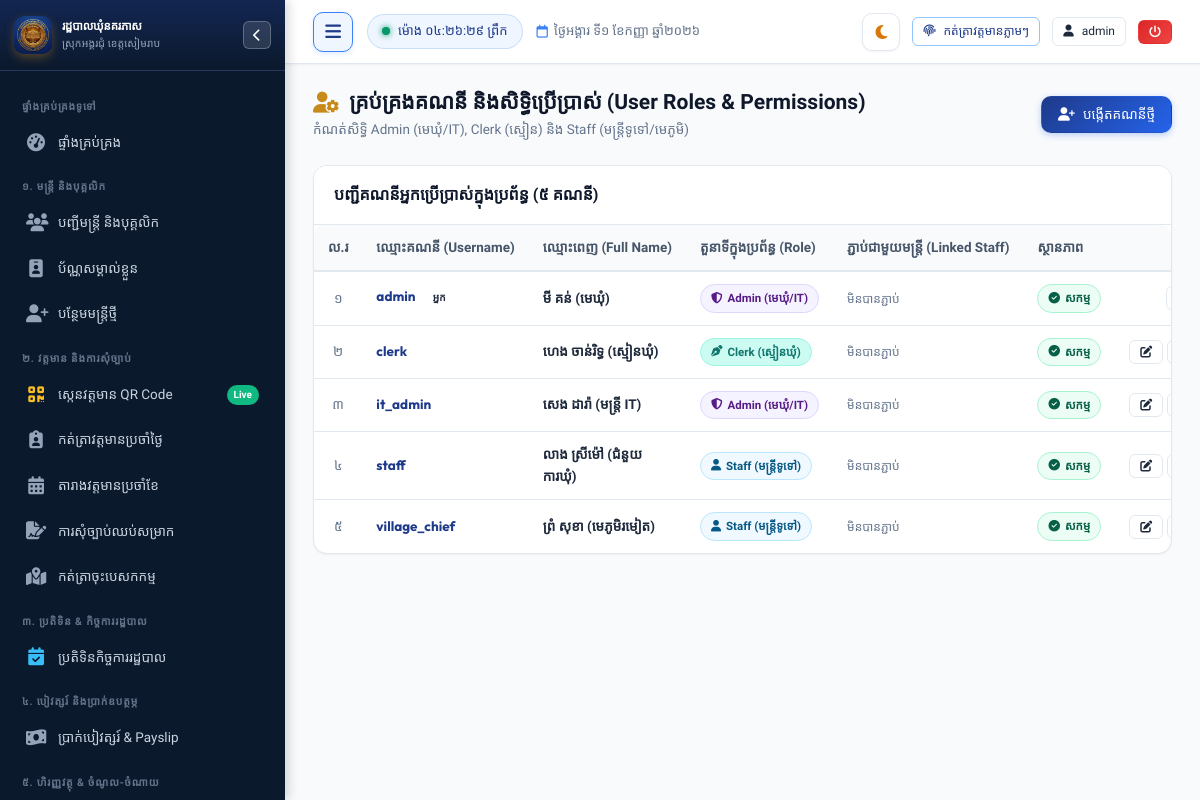
The app's page /settings/users (signed in), older data.
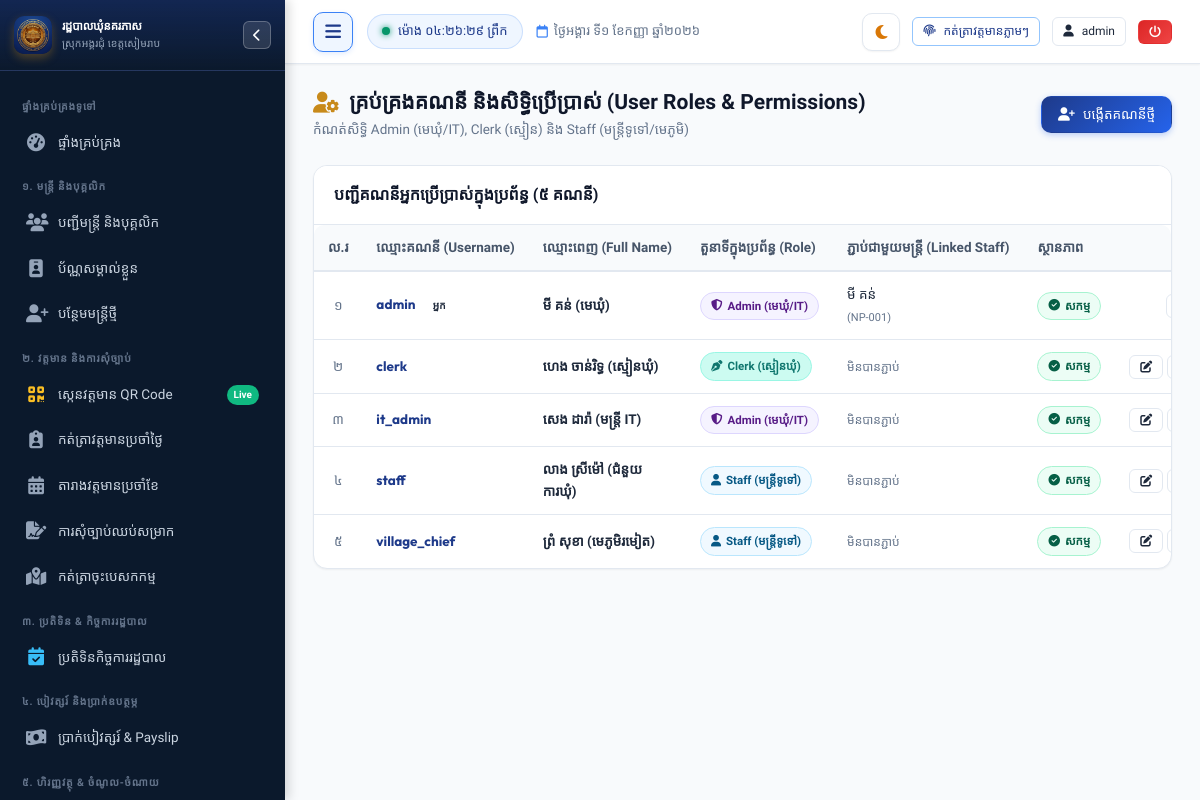
The same page, newer data.
### tables this page shows
CREATE TABLE users (
        id INTEGER PRIMARY KEY AUTOINCREMENT,
        username TEXT UNIQUE NOT NULL,
        password_hash TEXT NOT NULL,
        full_name TEXT NOT NULL,
        role TEXT NOT NULL DEFAULT 'staff', -- 'admin', 'clerk', 'staff'
        staff_id INTEGER,
        avatar TEXT,
        is_active INTEGER DEFAULT 1,
        created_at TIMESTAMP DEFAULT CURRENT_TIMESTAMP,
        FOREIGN KEY (staff_id) REFERENCES staff (id) ON DELETE SET NULL
    );

CREATE TABLE staff (
        id INTEGER PRIMARY KEY AUTOINCREMENT,
        officer_code TEXT UNIQUE NOT NULL,
        name_kh TEXT NOT NULL,
        name_en TEXT NOT NULL,
        gender TEXT NOT NULL, -- 'ប្រុស', 'ស្រី'
        dob TEXT NOT NULL,
        national_id TEXT,
        phone TEXT,
        email TEXT,
        village TEXT NOT NULL,
        commune TEXT DEFAULT 'នគរភាស',
        district TEXT DEFAULT 'វ៉ារិន',
        province TEXT DEFAULT 'សៀមរាប',
        address TEXT,
        category TEXT NOT NULL, -- 'council', 'clerk', 'contract', 'village'
        position_title_kh TEXT NOT NULL,
        position_title_en TEXT,
        cadre_level TEXT, -- កម្រិតក្របខណ្ឌ
        appointment_date TEXT,
        contract_end_date TEXT,
        base_salary REAL DEFAULT 0,
        position_allowance REAL DEFAULT 0,
        family_allowance REAL DEFAULT 0,
        education_level TEXT,
        photo TEXT,
        status TEXT DEFAULT 'active', -- 'active', 'resigned', 'retired', 'suspended'
        emergency_contact TEXT,
        notes TEXT,
        created_at TIMESTAMP DEFAULT CURRENT_TIMESTAMP,
        updated_at TIMESTAMP DEFAULT CURRENT_TIMESTAMP
    );

### app.py (the view, shortened to what this page needs)
@app.route("/settings/users", methods=["GET", "POST"])
@admin_required
def settings_users():
    conn = get_db()
    cursor = conn.cursor()
    cursor.execute("""
        SELECT u.*, s.name_kh as linked_staff_name, s.officer_code
        FROM users u
        LEFT JOIN staff s ON u.staff_id = s.id
        ORDER BY u.id
    """)
    users = cursor.fetchall()
    cursor.execute("SELECT id, officer_code, name_kh, position_title_kh FROM staff WHERE status = 'active' ORDER BY name_kh")
    active_staff = cursor.fetchall()
    conn.close()
    return render_template("settings/users.html", users=users, active_staff=active_staff)

### app.py (called while the page is built, shortened)
@app.teardown_appcontext
def teardown_db(exception=None):
    close_db_connection(exception)

@app.after_request
def add_cache_headers(response):
    if request.path.startswith('/static/css') or request.path.startswith('/static/js'):
        response.headers['Cache-Control'] = 'no-cache, must-revalidate'
    elif request.path.startswith('/static') or request.path == '/favicon.ico':
        response.headers['Cache-Control'] = 'public, max-age=86400'
    return response

@app.before_request
def ensure_database_ready():
    if request.path.startswith('/static') or request.path == '/favicon.ico':
        return

@app.template_filter("kh_num")
def kh_num_filter(val):
    return to_khmer_num(val)

### database.py (called while the page is built, shortened)
def _raw_create_connection():
    conn = sqlite3.connect(DB_PATH)
    conn.row_factory = sqlite3.Row
    conn.execute("PRAGMA foreign_keys = ON")
    conn.execute("PRAGMA journal_mode = WAL")
    conn.execute("PRAGMA synchronous = NORMAL")
    conn.execute("PRAGMA cache_size = -64000")
    return SqliteConnectionWrapper(conn)

def get_db():
    global _DB_SCHEMA_INITIALIZED
    conn = None
    try:
        from flask import g, has_request_context
        if has_request_context():
            if not hasattr(g, 'db') or g.db is None:
                g.db = _raw_create_connection()
            conn = g.db
    except ImportError:
        pass
    if conn is None:
        conn = _raw_create_connection()
    if not _DB_SCHEMA_INITIALIZED:
        _DB_SCHEMA_INITIALIZED = True
        try:
            init_db(conn)
        except Exception as e:
            print(f"[Auto Schema Init Notice] {e}")
    return conn

def close_db_connection(e=None):
    try:
        from flask import g, has_request_context
        if has_request_context():
            db = getattr(g, 'db', None)
            if db is not None:
                g.db = None
                db._real_close()
    except ImportError:
        pass

    def cursor(self):
        return self._conn.cursor()

    def close(self):
        try:
            from flask import g, has_request_context
            if has_request_context() and getattr(g, 'db', None) is self:
                return
        except ImportError:
            pass
        self._real_close()

### templates/settings/users.html (shortened to what this page needs)
{% extends "base.html" %}
{% block content %}
<div class="page-header">
  <div class="page-header-title">
    <h1>
      <i class="fa-solid fa-user-gear text-gold"></i>
      <span>គ្រប់គ្រងគណនី និងសិទ្ធិប្រើប្រាស់ (User Roles & Permissions)</span>
    </h1>
    <p>កំណត់សិទ្ធិ Admin (មេឃុំ/IT), Clerk (ស្មៀន) និង Staff (មន្ត្រីទូទៅ/មេភូមិ)</p>
  </div>
  <div class="page-actions">
    <button class="btn btn-primary" data-modal-target="addUserModal">
      <i class="fa-solid fa-user-plus"></i>
      <span>បង្កើតគណនីថ្មី</span>
    </button>
  </div>
</div>
<div class="card">
  <div class="card-header">
    <div class="card-title">
      <span>បញ្ជីគណនីអ្នកប្រើប្រាស់ក្នុងប្រព័ន្ធ ({{ users | length | kh_num }} គណនី)</span>
    </div>
  </div>
  <div class="card-body" style="padding: 0;">
    <div class="table-responsive">
      <table class="custom-table">
        <thead>
          <tr>
            <th style="width: 50px; text-align: center;">ល.រ</th>
            <th>ឈ្មោះគណនី (Username)</th>
            <th>ឈ្មោះពេញ (Full Name)</th>
            <th>តួនាទីក្នុងប្រព័ន្ធ (Role)</th>
            <th>ភ្ជាប់ជាមួយមន្ត្រី (Linked Staff)</th>
            <th>ស្ថានភាព</th>
            <th style="text-align: center; width: 220px;">សកម្មភាព</th>
          </tr>
        </thead>
        <tbody>
          {% for u in users %}
          <tr>
            <td style="text-align: center; color: var(--text-muted);">{{ loop.index | kh_num }}</td>
            <td>
              <strong style="font-family: var(--font-latin); color: var(--primary);">{{ u.username }}</strong>
              {% if u.id == session.user_id %}
              <span class="badge badge-gold" style="font-size: 10px; margin-left: 4px;">អ្នក</span>
              {% endif %}
            </td>
            <td><strong>{{ u.full_name }}</strong></td>
            <td>
              {% if u.role == 'admin' %}
              <span class="badge badge-purple"><i class="fa-solid fa-shield-halved"></i> Admin (មេឃុំ/IT)</span>
              {% elif u.role == 'clerk' %}
              <span class="badge badge-clerk"><i class="fa-solid fa-pen-nib"></i> Clerk (ស្មៀនឃុំ)</span>
              {% else %}
              <span class="badge badge-info"><i class="fa-solid fa-user"></i> Staff (មន្ត្រីទូទៅ)</span>
              {% endif %}
            </td>
            <td>
              {% if u.linked_staff_name %}
              <div>{{ u.linked_staff_name }}</div>
              <span style="font-size: 11px; color: var(--text-muted);">({{ u.officer_code }})</span>
              {% else %}
              <span style="color: var(--text-muted); font-size: 12px;">មិនបានភ្ជាប់</span>
              {% endif %}
            </td>
            <td>
              {% if u.is_active %}
              <span class="badge badge-success"><i class="fa-solid fa-circle-check"></i> សកម្ម</span>
              {% else %}
              <span class="badge badge-danger"><i class="fa-solid fa-circle-xmark"></i> អសកម្ម</span>
              {% endif %}
            </td>
            <td style="text-align: center;">
              <div style="display: flex; gap: 4px; justify-content: center; align-items: center;">
                <button type="button" class="btn btn-sm btn-outline btn-edit-user"
                        data-user-id="{{ u.id }}"
                        data-username="{{ u.username }}"
                        data-fullname="{{ u.full_name }}"
                        data-role="{{ u.role }}"
                        data-staff-id="{{ u.staff_id or '' }}"
                        title="កែប្រែព័ត៌មាន">
                  <i class="fa-solid fa-pen-to-square"></i>
                </button>
                <button type="button" class="btn btn-sm btn-outline btn-reset-pwd"
                        data-user-id="{{ u.id }}"
                        data-username="{{ u.username }}"
                        data-fullname="{{ u.full_name }}"
                        title="ប្តូរពាក្យសម្ងាត់">
                </button>
              </div>
            </td>
          </tr>
          {% endfor %}
        </tbody>
      </table>
    </div>
  </div>
</div>
{% endblock %}

### templates/base.html (shortened to what this page needs)
<!DOCTYPE html>
<html lang="km">
<head>
  <link rel="stylesheet" href="https://cdnjs.cloudflare.com/ajax/libs/font-awesome/6.5.1/css/all.min.css">
  <link rel="stylesheet" href="{{ url_for('static', filename='css/style.css') }}?v=20260828-v20">
</head>
<body>
  <div class="app-container">
    <aside id="app-sidebar" class="sidebar">
      <div class="sidebar-header">
        <div class="sidebar-logo-icon" style="background: transparent; overflow: hidden; padding: 0;">
          <img src="{{ url_for('static', filename='img/app-icon.png') }}" alt="Logo" style="width: 100%; height: 100%; object-fit: cover; border-radius: 8px;">
        </div>
        <div class="sidebar-title-box">
          <h3>រដ្ឋបាលឃុំនគរភាស</h3>
          <p>ស្រុកអង្គរជុំ ខេត្តសៀមរាប</p>
        </div>
        <button type="button" id="sidebar-close-btn" class="sidebar-header-hide-btn" aria-label="លាក់ម៉ឺនុយ"
          title="លាក់/បិទផ្ទាំងម៉ឺនុយ (Hide Sidebar)">
          <i class="fa-solid fa-chevron-left"></i>
        </button>
      </div>
      <div class="sidebar-menu">
        <div class="menu-category">ផ្ទាំងគ្រប់គ្រងទូទៅ</div>
        <a href="{{ url_for('dashboard') }}"
          class="nav-link {% if request.path == '/' or request.path == '/dashboard' %}active{% endif %}">
          <i class="fa-solid fa-gauge-high"></i>
          <span>ផ្ទាំងគ្រប់គ្រង</span>
        </a>
        <div class="menu-category">១. មន្ត្រី និងបុគ្គលិក</div>
        <a href="{{ url_for('staff_list') }}" class="nav-link {% if request.path == '/staff' %}active{% endif %}">
          <i class="fa-solid fa-users"></i>
          <span>បញ្ជីមន្ត្រី និងបុគ្គលិក</span>
        </a>
        <a href="{{ url_for('staff_id_cards_batch') }}"
          class="nav-link {% if request.path == '/staff/id-cards' or '/id-card' in request.path %}active{% endif %}">
          <i class="fa-solid fa-id-badge"></i>
          <span>ប័ណ្ណសម្គាល់ខ្លួន</span>
        </a>
        {% if session.role in ['admin', 'clerk'] %}
        <a href="{{ url_for('staff_create') }}" class="nav-link {% if request.path == '/staff/new' %}active{% endif %}">
          <i class="fa-solid fa-user-plus"></i>
          <span>បន្ថែមមន្ត្រីថ្មី</span>
        </a>
        {% endif %}
        <div class="menu-category">២. វត្តមាន និងការសុំច្បាប់</div>
        <a href="{{ url_for('attendance_scan') }}"
          class="nav-link {% if request.path == '/attendance/scan' %}active{% endif %}">
          <i class="fa-solid fa-qrcode" style="color: #fbbf24;"></i>
          <span>ស្កេនវត្តមាន QR Code</span>
          <span class="nav-badge" style="background: #10b981; color: #ffffff; font-size: 10px;">Live</span>
        </a>
        <a href="{{ url_for('attendance_daily') }}"
          class="nav-link {% if request.path == '/attendance/daily' %}active{% endif %}">
          <i class="fa-solid fa-clipboard-user"></i>
          <span>កត់ត្រាវត្តមានប្រចាំថ្ងៃ</span>
        </a>
        <a href="{{ url_for('attendance_monthly') }}"
          class="nav-link {% if request.path == '/attendance/monthly' %}active{% endif %}">
          <i class="fa-solid fa-calendar-days"></i>
          <span>តារាងវត្តមានប្រចាំខែ</span>
        </a>
        <a href="{{ url_for('leave_list') }}"
          class="nav-link {% if request.path.startswith('/leave') %}active{% endif %}">
          <i class="fa-solid fa-file-signature"></i>
          <span>ការសុំច្បាប់ឈប់សម្រាក</span>
        </a>
        <a href="{{ url_for('mission_list') }}"
          class="nav-link {% if request.path.startswith('/missions') %}active{% endif %}">
          <i class="fa-solid fa-map-location-dot"></i>
          <span>កត់ត្រាចុះបេសកកម្ម</span>
        </a>
        <div class="menu-category">៣. ប្រតិទិន & កិច្ចការរដ្ឋបាល</div>
        <a href="{{ url_for('calendar_index') }}"
          class="nav-link {% if request.path.startswith('/calendar') %}active{% endif %}">
          <i class="fa-solid fa-calendar-check" style="color: #38bdf8;"></i>
          <span>ប្រតិទិនកិច្ចការរដ្ឋបាល</span>
        </a>
        <div class="menu-category">៤. បៀវត្សរ៍ និងប្រាក់ឧបត្ថម្ភ</div>
        <a href="{{ url_for('payroll_list') }}"
          class="nav-link {% if request.path.startswith('/payroll') %}active{% endif %}">
          <i class="fa-solid fa-money-bill-wave"></i>
          <span>ប្រាក់បៀវត្សរ៍ & Payslip</span>
        </a>
        <div class="menu-category">៥. ហិរញ្ញវត្ថុ & ចំណូល-ចំណាយ</div>
      </div>
    </aside>
    <div class="main-wrapper">
      <header class="topbar">
        <div class="topbar-left">
          <button type="button" id="sidebar-toggle-btn" class="sidebar-toggle-btn" aria-label="លាក់/បង្ហាញម៉ឺនុយ"
            title="លាក់/បង្ហាញម៉ឺនុយ (Toggle Sidebar)">
            <i class="fa-solid fa-bars"></i>
          </button>
          <div class="live-clock-badge">
            <span class="dot"></span>
            <span id="live-time-display">កំពុងផ្ទុកម៉ោង...</span>
          </div>
          <span class="topbar-date-display">
            <i class="fa-regular fa-calendar"></i>
            <span class="date-text">{{ today_khmer }}</span>
          </span>
        </div>
        <div class="topbar-right">
          <button type="button" id="theme-toggle-btn" class="theme-toggle-btn" aria-label="ប្តូរពណ៌ Theme"
            title="ប្តូរពន្លឺ Theme (Light / Dark Mode)">
            <i class="fa-solid fa-moon" id="theme-toggle-icon"></i>
          </button>
          <button id="btn-quick-checkin" onclick="handleQuickCheckin()" class="btn btn-sm btn-outline-primary"
            title="កត់ត្រាវត្តមានចូល/ចេញថ្ងៃនេះ">
            <i class="fa-solid fa-fingerprint"></i>
            <span class="btn-text">កត់ត្រាវត្តមានភ្លាមៗ</span>
          </button>
          <a href="{{ url_for('user_profile') }}" class="btn btn-sm btn-outline user-profile-btn" title="គណនីរបស់ខ្ញុំ">
            <i class="fa-solid fa-user"></i>
            <span class="user-name-text">{{ session.username }}</span>
          </a>
          <a href="{{ url_for('logout') }}" class="btn btn-sm btn-danger logout-btn" title="ចាកចេញពីប្រព័ន្ធ">
            <i class="fa-solid fa-power-off"></i>
          </a>
        </div>
      </header>
      <main class="page-content">
        {% block content %}{% endblock %}
      </main>
    </div>
  </div>
</body>
</html>

Row changes from the older to the newer data that the page shows:
changed users "admin": linked_staff_name (not shown) → "មី គន់"; officer_code (not shown) → "NP-001"; text "មិនបានភ្ជាប់" → "( )"
